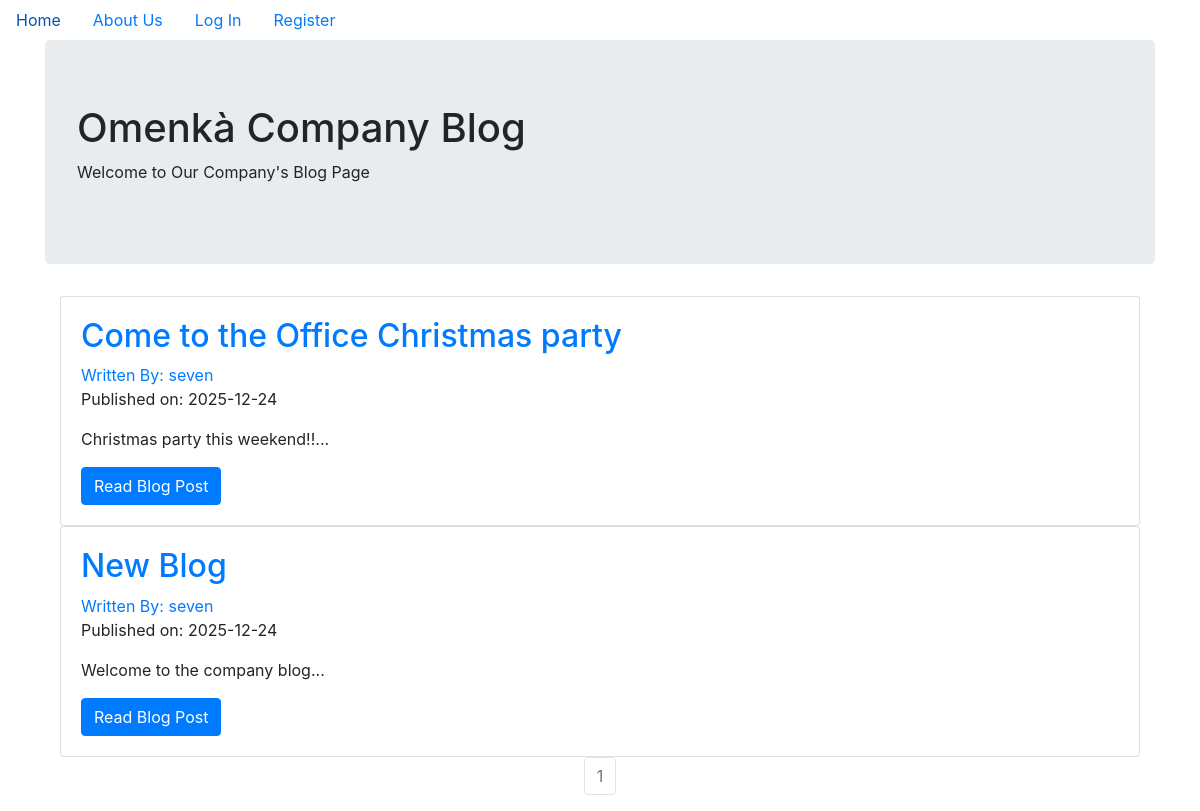
The page / on the database its author committed.
### omenkàcompanyblog/models.py (models this page shows, shortened)
class BlogPost(db.Model):
    users = db.relationship(User)
    id = db.Column(db.Integer,primary_key=True)
    user_id = db.Column(db.Integer,db.ForeignKey('users.id'),nullable=False)
    date = db.Column(db.DateTime,nullable=False,default=datetime.utcnow)
    title = db.Column(db.String(140),nullable=False)
    text = db.Column(db.Text,nullable=False)

class User(db.Model,UserMixin):
    __tablename__ = 'users'
    id = db.Column(db.Integer,primary_key=True)
    profile_image = db.Column(db.String(64),nullable=False,default='default_profile.png')
    email = db.Column(db.String(64),unique=True,index=True)
    username = db.Column(db.String(64),unique=True,index=True)
    password_hash = db.Column(db.String(128))
    posts = db.relationship('BlogPost',backref='author',lazy=True)

### omenkàcompanyblog/core/views.py (the view)
@core.route('/')
def index():
    page = request.args.get('page',1,type=int)
    blog_posts = BlogPost.query.order_by(BlogPost.date.desc()).paginate(page=page,per_page=5)
    return render_template('index.html',blog_posts=blog_posts)

### omenkàcompanyblog/templates/index.html (shortened to what this page needs)
{% extends "base.html" %}
{% block content %}
  <div class="jumbotron">
    <h1>Omenkà Company Blog</h1>
    <p>Welcome to Our Company's Blog Page</p>
  </div>
  <div class="container">
    {% for post in blog_posts.items %}
    <div class="card" >
      <div class="card-body">
        <h2><a class="card-title" href="  {{ url_for('blog_posts.blog_post', blog_post_id=post.id) }}">{{ post.title }}</a></h2>
        <a href="{{ url_for('users.user_posts', username=post.author.username) }}">Written By: {{ post.author.username }}</a>
        <p>Published on: {{ post.date.strftime('%Y-%m-%d') }}</p>
        <p class="card-text">{{ post.text[:100] }}...</p>
        <a href="{{ url_for('blog_posts.blog_post', blog_post_id=post.id) }}" class="btn btn-primary">Read Blog Post</a>
      </div>
    </div>
   {% endfor %}
   <nav aria-label="Page navigation example">
     <ul class="pagination justify-content-center">
       {% for page_num in blog_posts.iter_pages(left_edge=1, right_edge=1, left_current=1, right_current=2) %}
          {% if blog_posts.page == page_num %}
          <li class="page-item disabled">
            <a class="page-link" href="{{ url_for('core.index', page=page_num) }}">{{ page_num }}</a></li>
          {% else %}
            <li class="page-item"><a class="page-link" href="{{ url_for('core.index', page=page_num) }}">{{ page_num }}</a></li>
          {% endif %}
      {% endfor %}
    </nav>
{% endblock %}

### rows shown on the page
BlogPost: title "Come to the Office Christmas party", author.username "seven", date "2025-12-24", text "Christmas party this weekend!!"
BlogPost: title "New Blog", author.username "seven", date "2025-12-24", text "Welcome to the company blog"

### other values the page prints
{{ page_num }} "1"
